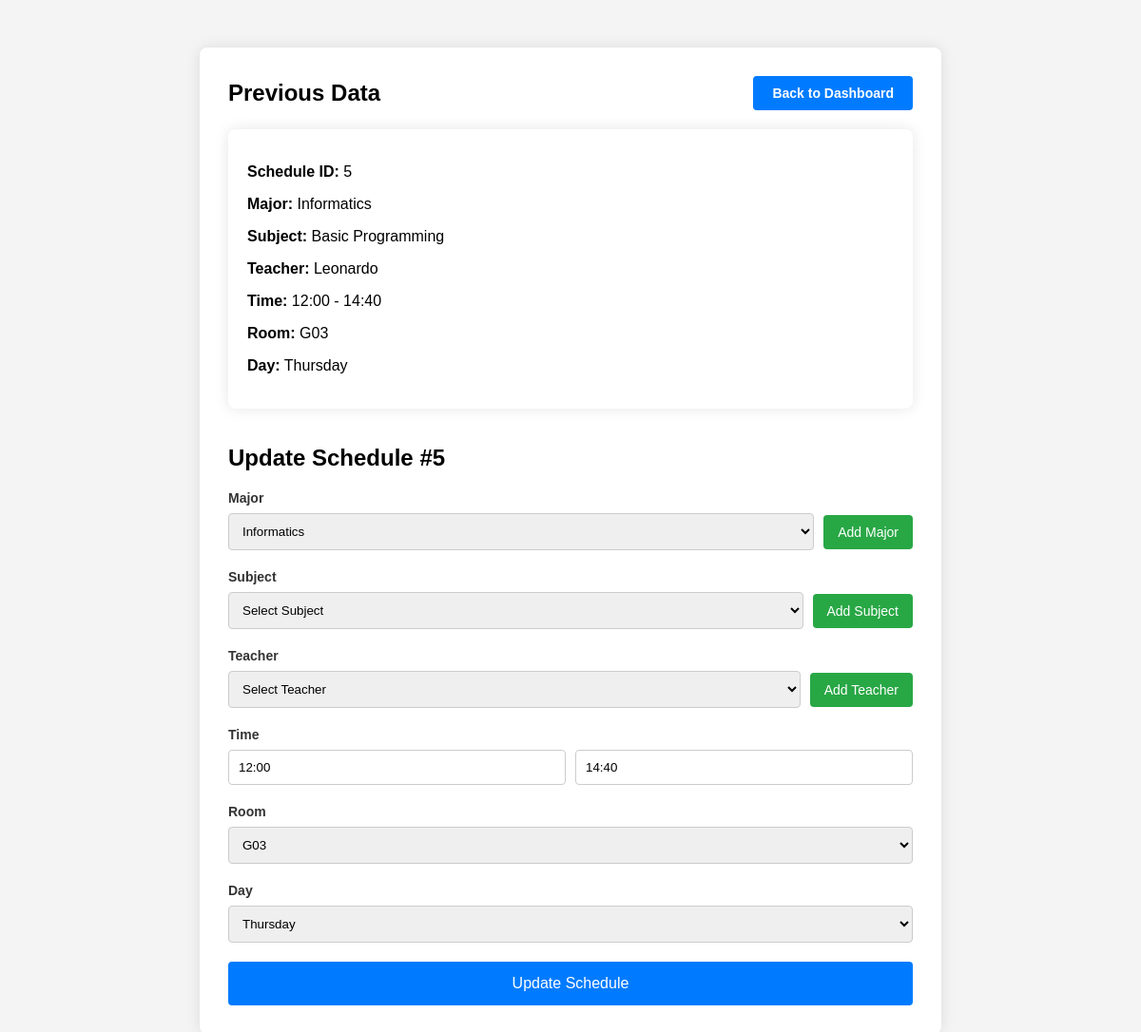
The app's page /update/5/ with its own data.
### schedule/models.py (models this page shows)
class Schedule(models.Model):
    ROOM_CHOICES = [
    ('G01', 'G01'), ('G02', 'G02'), ('G03', 'G03'), ('G04', 'G04'), ('G05', 'G05'),
    ('G06', 'G06'), ('G07', 'G07'), ('G08', 'G08'), ('G09', 'G09'), ('G10', 'G10'),
    ('101', '101'), ('102', '102'), ('103', '103'), ('104', '104'), ('105', '105'),
    ('106', '106'), ('107', '107'), ('108', '108'), ('109', '109'), ('110', '110'),
    ('201', '201'), ('202', '202'), ('203', '203'), ('204', '204'), ('205', '205'),
    ('206', '206'), ('207', '207'), ('208', '208'), ('209', '209'), ('210', '210'),
    ('301', '301'), ('302', '302'), ('303', '303'), ('304', '304'), ('305', '305'),
    ('306', '306'), ('307', '307'), ('308', '308'), ('309', '309'), ('310', '310'),
    ]
    DAY_CHOICES = [
        ('Monday', 'Monday'),
        ('Tuesday', 'Tuesday'),
        ('Wednesday', 'Wednesday'),
        ('Thursday', 'Thursday'),
        ('Friday', 'Friday'),
    ]
    major = models.ForeignKey(Major, on_delete=models.CASCADE, default=1)
    subject = models.ForeignKey(Subject, on_delete=models.CASCADE, default=1)
    teacher = models.ForeignKey(Teacher, on_delete=models.CASCADE, default=1)
    room = models.CharField(max_length=10, choices=ROOM_CHOICES)
    time_begins = models.CharField(max_length=5)
    time_ends = models.CharField(max_length=5)
    day = models.CharField(max_length=10, choices=DAY_CHOICES)

class Major(models.Model):
    name = models.CharField(max_length=255)
    def __str__(self):
        return self.name

class Subject(models.Model):
    major = models.ForeignKey(Major, on_delete=models.CASCADE, default=1)
    name = models.CharField(max_length=255)
    def __str__(self):
        return self.name

class Teacher(models.Model):
    major = models.ForeignKey(Major, on_delete=models.CASCADE, default=1)
    name = models.CharField(max_length=255)
    def __str__(self):
        return self.name

### schedule/views.py (the view)
def update(request, id):
    schedule = get_object_or_404(Schedule, pk=id)
    if request.method == 'POST':
        form = ScheduleForm(request.POST, instance=schedule)
        if form.is_valid():
            form.save()
            return redirect('/')
    form = ScheduleForm(instance=schedule)
    major_form = MajorForm()
    subject_form = SubjectForm()
    teacher_form = TeacherForm()
    return render(
        request=request,
        template_name='update-schedule.html',
        context={
            'schedule': schedule,
            'form': form,
            'major_form': major_form,
            'subject_form': subject_form,
            'teacher_form': teacher_form,
        }
    )

### schedule/forms.py
class MajorForm(forms.ModelForm):
    name = forms.CharField(
        required=True,
        widget=forms.TextInput(attrs={'placeholder': 'Enter major name'})
    )
    class Meta:
        model = Major
        fields = ['name']

### schedule/templates/update-schedule.html (shortened to what this page needs)
{% load static %}
<!DOCTYPE html>
<html lang="en">
<head>
    <link rel="stylesheet" href="{% static 'css/add-schedule.css' %}">
</head>
<body>
    <div class="container">
        <div class="header-section">
            <h1>Previous Data</h1>
            <a href="/" class="dashboard-button">Back to Dashboard</a>
        </div>
        <div class="schedule-card">
            <p><strong>Schedule ID:</strong> {{ schedule.id }}</p>
            <p><strong>Major:</strong> {{ schedule.major }}</p>
            <p><strong>Subject:</strong> {{ schedule.subject }}</p>
            <p><strong>Teacher:</strong> {{ schedule.teacher }}</p>
            <p><strong>Time:</strong> {{ schedule.time_begins }} - {{ schedule.time_ends }}</p>
            <p><strong>Room:</strong> {{ schedule.room }}</p>
            <p><strong>Day:</strong> {{ schedule.day }}</p>
        </div>
        <br>
        <div class="header-section">
            <h1>Update Schedule #{{schedule.id}}</h1>
        </div>
        <form method="POST">
            <div class="form-group">
                <label for="{{ form.major.id_for_label }}">Major</label>
                <div class="dropdown-group">
                    {{ form.major }}
                    <button type="button" class="add-button" onclick="showPopupMajor()">Add Major</button>
                </div>
            </div>
            <div class="form-group">
                <label for="{{ form.subject.id_for_label }}">Subject</label>
                <div class="dropdown-group">
                    <select id="id_subject" class="dropdown" name="subject">
                        <option value="">Select Subject</option>
                    </select>
                    <button type="button" class="add-button" onclick="showPopupSubject()">Add Subject</button>
                </div>
            </div>
            <div class="form-group">
                <label for="{{ form.teacher.id_for_label }}">Teacher</label>
                <div class="dropdown-group">
                    <select id="id_teacher" class="dropdown" name="teacher">
                        <option value="">Select Teacher</option>
                    </select>
                    <button type="button" class="add-button" onclick="showPopupTeacher()">Add Teacher</button>
                </div>
            </div>
            <div class="form-group">
                <label for="{{form.time_begins.id_for_label}}">Time</label>
                <div class="time-inputs">
                    {{ form.time_begins }}
                    {{ form.time_ends }}
                </div>
            </div>
            <div class="form-group">
                <label for="{{ form.room.id_for_label }}">Room</label>
                {{ form.room }}
            </div>
            <div class="form-group">
                <label for="{{ form.day.id_for_label }}">Day</label>
                {{ form.day }}
            </div>
            <button type="submit" class="submit-button">Update Schedule</button>
        </form>
    </div>
</body>
</html>

### schedule/static/css/add-schedule.css (style rules this page uses)
body { font-family: Arial, sans-serif; background-color: #f4f4f4; margin: 0; padding: 0; }
.container { width: 60%; margin: 50px auto; background-color: #fff; padding: 30px; border-radius: 8px; box-shadow: 0 0 15px rgba(0, 0, 0, 0.1); }
.header-section { display: flex; justify-content: space-between; align-items: center; margin-bottom: 20px; }
.header-section h1 { margin: 0; font-size: 24px; }
.header-section .dashboard-button { background-color: #007bff; padding: 10px 20px; border-radius: 4px; text-decoration: none; color: #fff; font-size: 14px; font-weight: bold; border: none; cursor: pointer; }
.form-group { margin-bottom: 20px; }
.form-group label { display: block; margin-bottom: 8px; font-weight: bold; font-size: 14px; color: #333; }
.form-group input[type="text"], .form-group select { width: 100%; padding: 10px; border: 1px solid #ccc; border-radius: 4px; box-sizing: border-box }
.dropdown-group { display: flex; align-items: center; }
.dropdown-group select { flex: 1; }
.add-button { margin-left: 10px; padding: 10px 15px; background-color: #28a745; color: #fff; border: none; border-radius: 4px; cursor: pointer; font-size: 14px; }
.time-inputs { display: flex; gap: 10px; }
.submit-button { width: 100%; padding: 14px; background-color: #007bff; color: #fff; border: none; border-radius: 4px; cursor: pointer; font-size: 16px; }
.schedule-card { background-color: #fff; border-radius: 8px; box-shadow: 0 0 15px rgba(0, 0, 0, 0.1); padding: 20px; margin-bottom: 20px; }

### records on screen
Schedule: id "5", major "Informatics", subject "Basic Programming", teacher "Leonardo", time_begins "12:00", time_ends "14:40", room "G03", day "Thursday"
